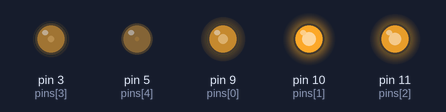
A program run on a simulated Arduino Uno, built with avr-gcc and run on an emulated ATmega328P. Parts: output pins drawn as LEDs (lit = HIGH). What the program prints to the serial monitor is not drawn.

Above: at 0.05 s.
At 0.2 s:
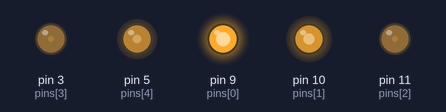
At 0.35 s:
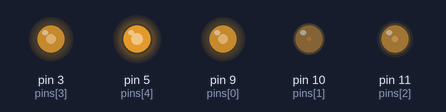
At 0.5 s:
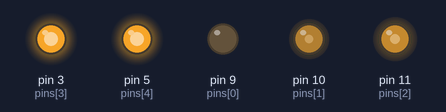
At 0.65 s:
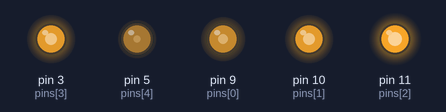
Timing chart, 0 to 3.0 s (numbered marks = the images above):
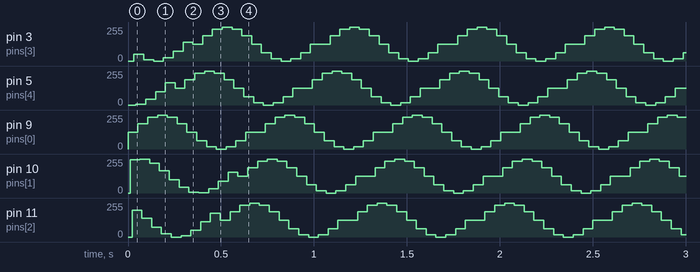

Measured:
- by itself, pin 9 (pins[0]): repeats every 0.69 s: 191/255 0.05 s, 237/255 0.05 s, 255/255 0.05 s, 237/255 0.05 s, 191/255 0.05 s, 127/255 0.05 s, 63/255 0.05 s, 17/255 0.05 s, 0/255 0.05 s, 17/255 0.05 s, 63/255 0.05 s, 127/255 0.11 s

The program:

main.cpp
```cpp
#include <Arduino.h>
#include <math.h>

int sin_bias(double);
const int angle_diff 	= 6;
const int phases 		= 5;
const int pins[phases]	= {9,10,11,3,5};
int i=0;
double angle[phases] = {};
int cyclecounter[phases] = {};

void setup() {
	Serial.begin(9600);
	pinMode(3, OUTPUT);

	for(int j=0; j<phases; j++){
		angle[j] = {2*j*PI/phases};
		cyclecounter[j] = {angle_diff*2*j/phases};
	}
}

void loop() {
	// digitalWrite(3, HIGH);

	analogWrite(pins[i], sin_bias(angle[i]));
	Serial.println(angle[i]);

	if(cyclecounter[i] >= 2*angle_diff){
		angle[i] = 0.0;
		cyclecounter[i] = 0;
	}else{
		angle[i] += PI/angle_diff;
		cyclecounter[i]++;
	}


	if(++i >= phases){
		Serial.println("=========\n");
		i=0;
	}

	delay(10);
}

int sin_bias(double angle_in_rad){
	return 255 * (sin(angle_in_rad) + 1.0) * 0.5;
}
```
